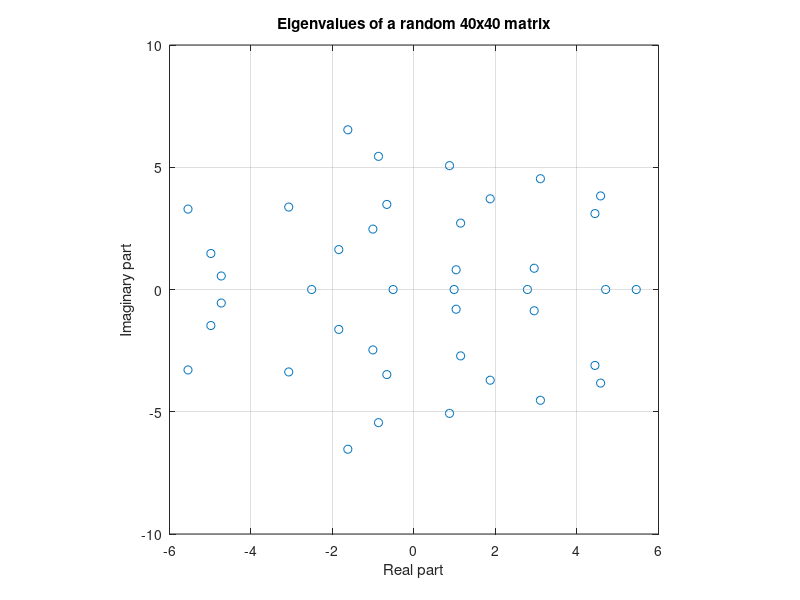
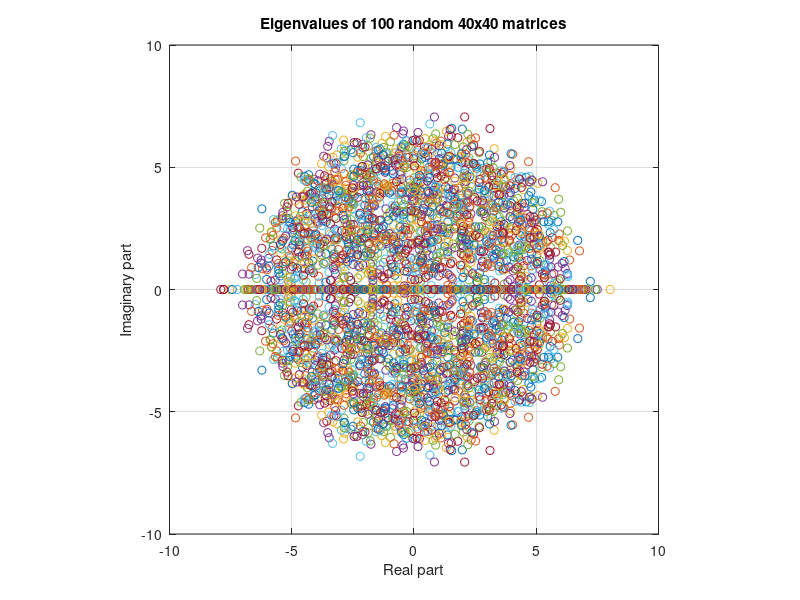

MATLAB code to generate these figures, in order:
%% Code challenge from video 132

clear, clc

%% Eigenvalues of random matrices

% generate a fairly large random matrix (40x40), compute eigenvalues and
% plot them 
n = 40;
A = randn(n);
eigvals = eig(A);

figure(1), clf
plot(real(eigvals),imag(eigvals),'o')
title('Eigenvalues of a random 40x40 matrix')
xlabel('Real part')
ylabel('Imaginary part')
axis square
grid on

%% repeat a lot of times for a lot of matrices, plot all the eigenvalues in the same plot

for i = 1:100
    A = randn(n);
    eigvals = eig(A);

    figure(2)
    plot(real(eigvals),imag(eigvals),'o')
    hold on
end

title('Eigenvalues of 100 random 40x40 matrices')
xlabel('Real part')
ylabel('Imaginary part')
axis square
grid on

% In short, large matrices will easily have complex-valued eigenvalues,
% this is not guaranteed tough, and that's the reason why there is a line
% in the plot with a high density of real-valued eigenvalues

% also notice that if there are complex values, then each complex
% eigenvalue has going to have a mirror copy flipped around the real axis,
% in other words, if you get a complex eigval, you also get its conjugate
